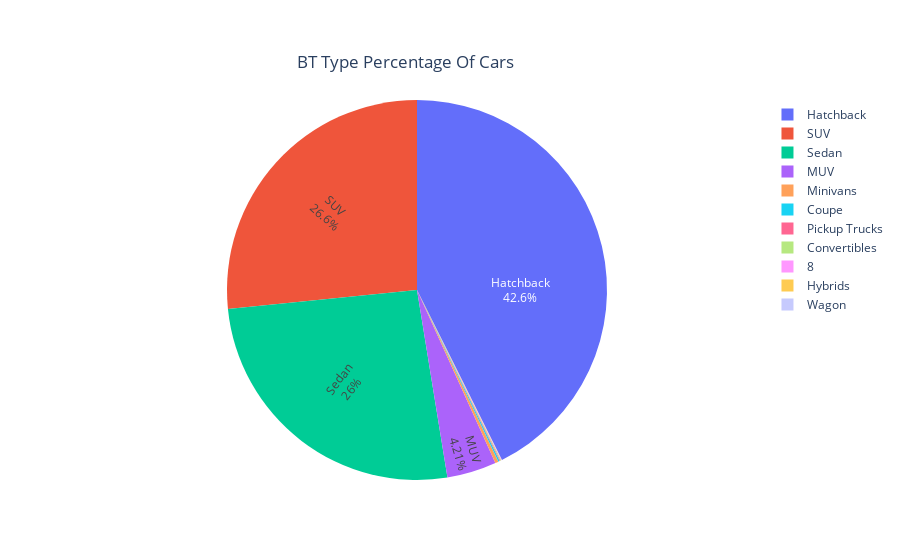

Notebook code cell kept with this figure:
### Markdown cell above
# BT Type Vs OEM Vs Price

### Code cell
# Percentage of cars in each BT Type

import plotly.graph_objects as go

FuelCountFrame = detail_frame.bt.value_counts().to_frame().reset_index()

labels = FuelCountFrame.bt.to_list()
values = FuelCountFrame['count'].to_list()

colors = ['gold', 'mediumturquoise', 'darkorange', 'lightgreen']

fig = go.Figure(data=[go.Pie(labels=labels, values=values, textinfo='label+percent',
                             insidetextorientation='radial'
                            )])

fig.update_traces(textposition='inside')
fig.update_layout(uniformtext_minsize=9, uniformtext_mode='hide')

fig.update_layout(title_text="BT Type Percentage Of Cars")
fig.update_layout(title=dict(x=0.45, y=0.9))

fig.show()

#Hatchback, SUV, Sedan cars are available in maximum
#only one Hybrids car is available

### Figure 1 — Plotly figure (JSON) as saved in the notebook; plotly's stock layout.template omitted (floating-point values rounded to 4 significant figures)
{"data": [{"insidetextorientation": "radial", "labels": ["Hatchback", "SUV", "Sedan", "MUV", "Minivans", "Coupe", "Pickup Trucks", "Convertibles", "", "Hybrids", "Wagon"], "textinfo": "label+percent", "textposition": "inside", "type": "pie", "values": [3567, 2225, 2174, 352, 23, 10, 6, 6, 4, 1, 1]}], "layout": {"title": {"text": "BT Type Percentage Of Cars", "x": 0.45, "y": 0.9}, "uniformtext": {"minsize": 9, "mode": "hide"}}}
